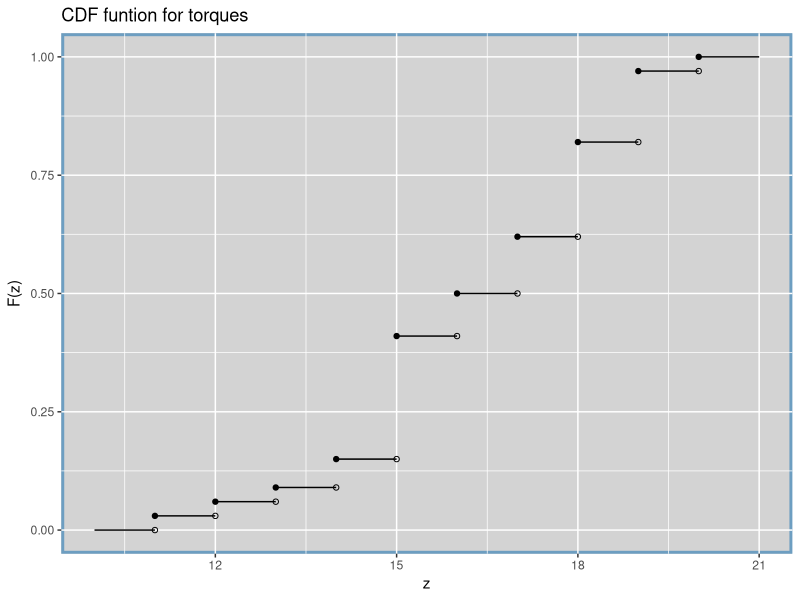
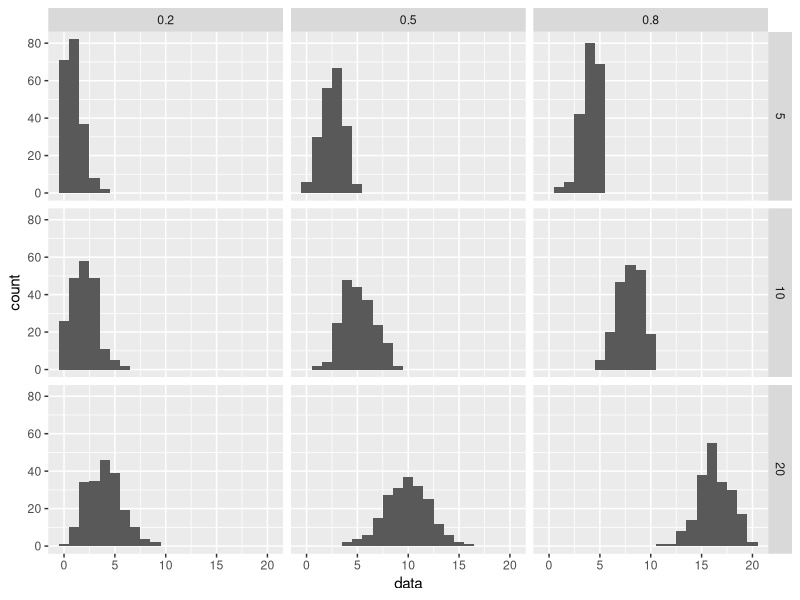
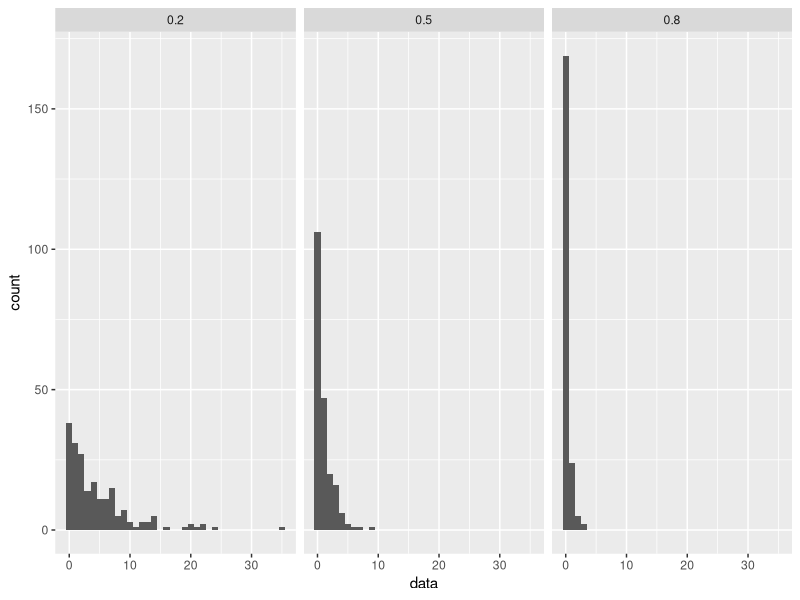
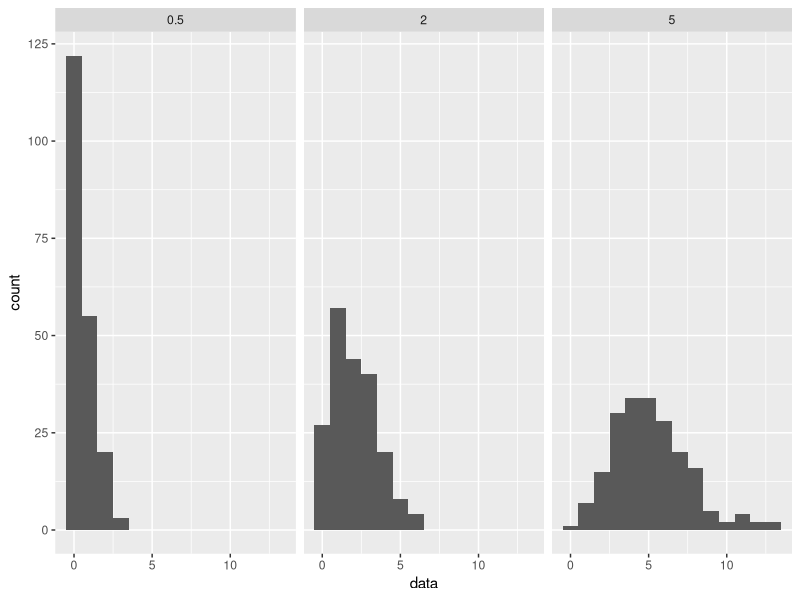

These charts were generated, in order, by the following R code:
## ---- chunk 1
library(knitr)
hook_output = knit_hooks$get('output')
knit_hooks$set(output = function(x, options) {
  # this hook is used only when the linewidth option is not NULL
  if (!is.null(n <- options$linewidth)) {
    x = knitr:::split_lines(x)
    # any lines wider than n should be wrapped
    if (any(nchar(x) > n)) x = strwrap(x, width = n)
    x = paste(x, collapse = '\n')
  }
  hook_output(x, options)
})
## ---- chunk 2
library(tidyverse)
z <- 10:20
F_z <- c(0, 0.03, 0.06, 0.09, 0.15, 0.41, 0.50, 0.62, 0.82, 0.97, 1)
ggplot() +
  geom_segment(aes(x = z, xend = z + 1), y = F_z, yend = F_z) +
  geom_point(aes(z[-1], F_z[-1])) +
  geom_point(aes(z[-length(z)] + 1, F_z[-length(F_z)]), pch = 1) +
  ylab(expression("F(z)"))+ ggtitle( "CDF funtion for torques") +theme(panel.background = element_rect(fill = "lightgray", colour = "#6D9EC1", size = 2, linetype = "solid"))
## ---- chunk 3
expand.grid(n = c(5, 10, 20), p = c(.2, .5, .8)) %>%
  group_by(n, p) %>%
  do(data.frame(data = rbinom(200, .$n, .$p))) %>%
  ggplot() +
  geom_histogram(aes(data), binwidth = 1) +
  facet_grid(n ~ p)
## ---- chunk 4
expand.grid(p = c(.2, .5, .8)) %>%
  group_by(p) %>%
  do(data.frame(data = rgeom(200, .$p))) %>%
  ggplot() +
  geom_histogram(aes(data), binwidth = 1) +
  facet_grid(~ p)
## ---- chunk 5
expand.grid(lambda = c(0.5, 2, 5)) %>%
  group_by(lambda) %>%
  do(data.frame(data = rpois(200, .$lambda))) %>%
  ggplot() +
  geom_histogram(aes(data), binwidth = 1) +
  facet_grid(~ lambda)
